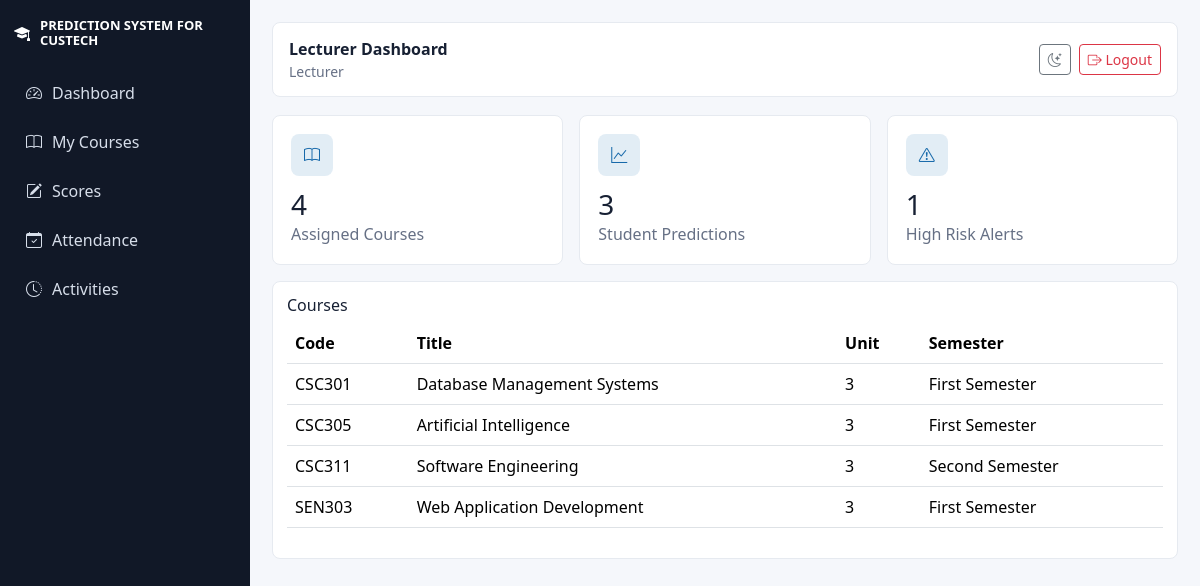
The app's page /lecturer/index.php (signed in) with its own data.
### tables this page shows
CREATE TABLE users (id INT AUTO_INCREMENT PRIMARY KEY, role_id INT NOT NULL, username VARCHAR(60) UNIQUE NOT NULL, email VARCHAR(120) UNIQUE NOT NULL, password_hash VARCHAR(255) NOT NULL, status ENUM('active','inactive') DEFAULT 'active', last_login DATETIME NULL, created_at DATETIME, FOREIGN KEY (role_id) REFERENCES roles(id));

CREATE TABLE roles (id INT AUTO_INCREMENT PRIMARY KEY, name VARCHAR(60) UNIQUE NOT NULL, description VARCHAR(255));

CREATE TABLE courses (id INT AUTO_INCREMENT PRIMARY KEY, department_id INT, code VARCHAR(20), title VARCHAR(160), unit INT, semester VARCHAR(40), level VARCHAR(20), created_at DATETIME, FOREIGN KEY (department_id) REFERENCES departments(id));

### includes/functions.php (called while the page is built, shortened)
<?php
function db(): PDO
{
    static $pdo = null;
    if ($pdo instanceof PDO) {
        return $pdo;
    }
    $dsn = 'mysql:host=' . DB_HOST . ';dbname=' . DB_NAME . ';charset=' . DB_CHARSET;
    $pdo = new PDO($dsn, DB_USER, DB_PASS, [
        PDO::ATTR_ERRMODE => PDO::ERRMODE_EXCEPTION,
        PDO::ATTR_DEFAULT_FETCH_MODE => PDO::FETCH_ASSOC,
        PDO::ATTR_EMULATE_PREPARES => false,
    ]);
    return $pdo;
}
function e(?string $value): string
{
    return htmlspecialchars((string)$value, ENT_QUOTES, 'UTF-8');
}
function url(string $path = ''): string
{
    return BASE_URL . '/' . ltrim($path, '/');
}
function current_user(): ?array
{
    $stmt = db()->prepare('SELECT u.*, r.name AS role_name FROM users u JOIN roles r ON r.id = u.role_id WHERE u.id = ? AND u.status = "active"');
    $stmt->execute([$_SESSION['user_id']]);
    return $stmt->fetch() ?: null;
}
function table_count(string $table, string $where = '1=1'): int
{
    $allowed = ['students','lecturers','departments','faculties','courses','predictions','results','attendance'];
    return (int)db()->query("SELECT COUNT(*) FROM {$table} WHERE {$where}")->fetchColumn();
}
function fetch_all(string $sql, array $params = []): array
{
    $stmt = db()->prepare($sql);
    $stmt->execute($params);
    return $stmt->fetchAll();
}

### lecturer/index.php (the view, shortened to what this page needs)
<?php
require_once __DIR__ . '/../includes/functions.php';
$courses = fetch_all('SELECT c.* FROM courses c ORDER BY c.code LIMIT 12');
$title = 'Lecturer Dashboard';
require __DIR__ . '/../views/partials/header.php';
?>
<div class="row g-3 mb-3"><div class="col-md-4"><div class="metric-card card"><div class="icon"><i class="bi bi-book"></i></div><h3><?= e((string)count($courses)) ?></h3><p>Assigned Courses</p></div></div><div class="col-md-4"><div class="metric-card card"><div class="icon"><i class="bi bi-graph-up"></i></div><h3><?= e((string)table_count('predictions')) ?></h3><p>Student Predictions</p></div></div><div class="col-md-4"><div class="metric-card card"><div class="icon"><i class="bi bi-exclamation-triangle"></i></div><h3><?= e((string)table_count('predictions','risk_level="High"')) ?></h3><p>High Risk Alerts</p></div></div></div>
<div class="table-wrap"><h2 class="h6">Courses</h2><table class="table"><thead><tr><th>Code</th><th>Title</th><th>Unit</th><th>Semester</th></tr></thead><tbody><?php foreach($courses as $c): ?><tr><td><?= e($c['code']) ?></td><td><?= e($c['title']) ?></td><td><?= e((string)$c['unit']) ?></td><td><?= e($c['semester']) ?></td></tr><?php endforeach; ?></tbody></table></div>
<?php require __DIR__ . '/../views/partials/footer.php'; ?>

### views/partials/header.php (shortened to what this page needs)
<?php $user = current_user(); ?>
<!doctype html>
<html lang="en" data-theme="<?= e($_COOKIE['theme'] ?? 'light') ?>">
<head>
    <link href="<?= e(url('assets/vendor/bootstrap/css/bootstrap.min.css')) ?>" rel="stylesheet">
    <link href="<?= e(url('assets/vendor/bootstrap-icons/bootstrap-icons.min.css')) ?>" rel="stylesheet">
    <link href="<?= e(url('assets/css/style.css')) ?>" rel="stylesheet">
</head>
<body>
<div class="app-shell">
<?php if ($user): ?>
    <aside class="sidebar">
        <a class="brand" href="<?= e(url('dashboard.php')) ?>"><i class="bi bi-mortarboard-fill"></i><span>PREDICTION SYSTEM FOR CUSTECH</span></a>
        <nav>
            <a href="<?= e(url('dashboard.php')) ?>"><i class="bi bi-speedometer2"></i> Dashboard</a>
            <?php if ($user['role_name'] === 'Lecturer'): ?>
                <a href="<?= e(url('lecturer/index.php')) ?>"><i class="bi bi-book"></i> My Courses</a>
                <a href="<?= e(url('lecturer/scores.php')) ?>"><i class="bi bi-pencil-square"></i> Scores</a>
                <a href="<?= e(url('lecturer/attendance.php')) ?>"><i class="bi bi-calendar-check"></i> Attendance</a>
            <?php endif; ?>
            <a href="<?= e(url('activities.php')) ?>"><i class="bi bi-clock-history"></i> Activities</a>
        </nav>
    </aside>
<?php endif; ?>
<main class="<?= $user ? 'content' : 'public-content' ?>">
<?php if ($user): ?>
    <header class="topbar">
        <div>
            <strong><?= e($title ?? 'Dashboard') ?></strong>
            <small><?= e($user['role_name']) ?></small>
        </div>
        <div class="top-actions">
            <button class="btn btn-sm btn-outline-secondary" id="themeToggle" title="Toggle theme"><i class="bi bi-moon-stars"></i></button>
            <a class="btn btn-sm btn-outline-danger" href="<?= e(url('logout.php')) ?>"><i class="bi bi-box-arrow-right"></i> Logout</a>
        </div>
    </header>
<?php endif; ?>

### assets/css/style.css (style rules this page uses)
:root { --bg: #f5f7fb; --panel: #ffffff; --text: #172033; --muted: #667085; --line: #e6eaf0; --primary: #1769aa; --success: #18865b; --danger: #bd2c3c; }
body { background: var(--bg); color: var(--text); font-family: "Segoe UI", Arial, sans-serif; }
.app-shell { min-height: 100vh; display: flex; }
.sidebar { width: 250px; background: #111827; color: white; position: fixed; inset: 0 auto 0 0; padding: 18px 14px; overflow-y: auto; }
.brand { display: flex; gap: 10px; align-items: center; color: white; text-decoration: none; font-weight: 800; margin-bottom: 22px; line-height: 1.15; }
.brand span { font-size: 13px; }
.sidebar nav a { display: flex; align-items: center; gap: 10px; color: #d7deea; text-decoration: none; padding: 11px 12px; border-radius: 8px; margin: 3px 0; }
.content { margin-left: 250px; width: calc(100% - 250px); padding: 22px; }
.topbar { background: var(--panel); border: 1px solid var(--line); border-radius: 8px; padding: 14px 16px; display: flex; justify-content: space-between; align-items: center; margin-bottom: 18px; }
.topbar small { display:block; color: var(--muted); }
.top-actions { display: flex; gap: 8px; }
.card, .table-wrap, .auth-card { background: var(--panel); border: 1px solid var(--line); border-radius: 8px; color: var(--text); }
.metric-card { padding: 18px; }
.metric-card .icon { width: 42px; height: 42px; display: grid; place-items: center; border-radius: 8px; background: rgba(23,105,170,.12); color: var(--primary); }
.metric-card h3 { margin: 12px 0 0; font-size: 28px; }
.metric-card p { margin: 0; color: var(--muted); }
.table-wrap { padding: 14px; overflow-x: auto; }

### records on screen
users: role.name "Lecturer"
courses: code "CSC301", title "Database Management Systems", unit "3", semester "First Semester"
courses: code "CSC305", title "Artificial Intelligence", unit "3", semester "First Semester"
courses: code "CSC311", title "Software Engineering", unit "3", semester "Second Semester"
courses: code "SEN303", title "Web Application Development", unit "3", semester "First Semester"

### other values on screen
$title "Lecturer Dashboard"
count($courses) "4"
table_count('predictions') "3"
table_count('predictions','risk_level="High"') "1"
